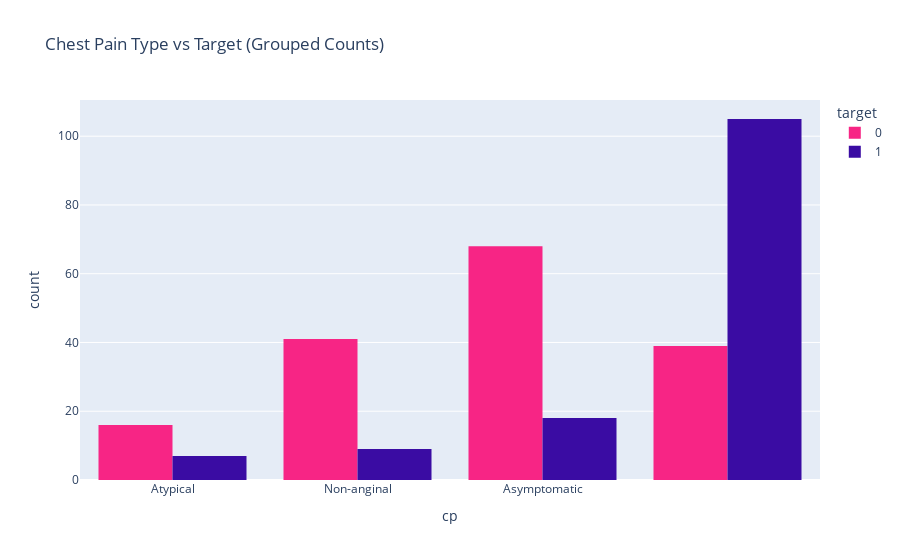

Here is the notebook cell this chart was saved with:
### Markdown cell above
count plots (sex and chest pain type)

### Code cell
# Sex by target
fig_sex = px.histogram(
    df,
    x="sex",
    color="target",
    barmode="group",
    color_discrete_sequence=["#f72585", "#3a0ca3"],
    title="Sex vs Target (Grouped Counts)"
)
fig_sex.update_xaxes(
    tickmode="array",
    tickvals=[0,1],
    ticktext=["Female(0)","Male(1)"]
)
fig_sex

# Chest pain type by target
fig_cp = px.histogram(
    df,
    x="cp",
    color="target",
    barmode="group",
    color_discrete_sequence=["#f72585", "#3a0ca3"],
    title="Chest Pain Type vs Target (Grouped Counts)"
)
fig_cp.update_xaxes(
    tickmode="array",
    tickvals=[0,1,2,3],
    ticktext=["Typical","Atypical","Non-anginal","Asymptomatic"]
)
fig_cp

### Figure 1 — Plotly figure (JSON) as saved in the notebook; plotly's stock layout.template omitted (floating-point values rounded to 4 significant figures; data arrays with more than 128 entries replaced by an {"elided": "..."} marker saying what was removed)
{"data": [{"alignmentgroup": "True", "bingroup": "x", "hovertemplate": "target=0<br>cp=%{x}<br>count=%{y}<extra></extra>", "legendgroup": "0", "marker": {"color": "#f72585", "pattern": {"shape": ""}}, "name": "0", "offsetgroup": "0", "orientation": "v", "showlegend": true, "type": "histogram", "x": {"elided": "164 float values"}, "xaxis": "x", "yaxis": "y"}, {"alignmentgroup": "True", "bingroup": "x", "hovertemplate": "target=1<br>cp=%{x}<br>count=%{y}<extra></extra>", "legendgroup": "1", "marker": {"color": "#3a0ca3", "pattern": {"shape": ""}}, "name": "1", "offsetgroup": "1", "orientation": "v", "showlegend": true, "type": "histogram", "x": {"elided": "139 float values"}, "xaxis": "x", "yaxis": "y"}], "layout": {"barmode": "group", "legend": {"title": {"text": "target"}, "tracegroupgap": 0}, "title": {"text": "Chest Pain Type vs Target (Grouped Counts)"}, "xaxis": {"anchor": "y", "domain": [0, 1], "tickmode": "array", "ticktext": ["Typical", "Atypical", "Non-anginal", "Asymptomatic"], "tickvals": [0, 1, 2, 3], "title": {"text": "cp"}}, "yaxis": {"anchor": "x", "domain": [0, 1], "title": {"text": "count"}}}}
